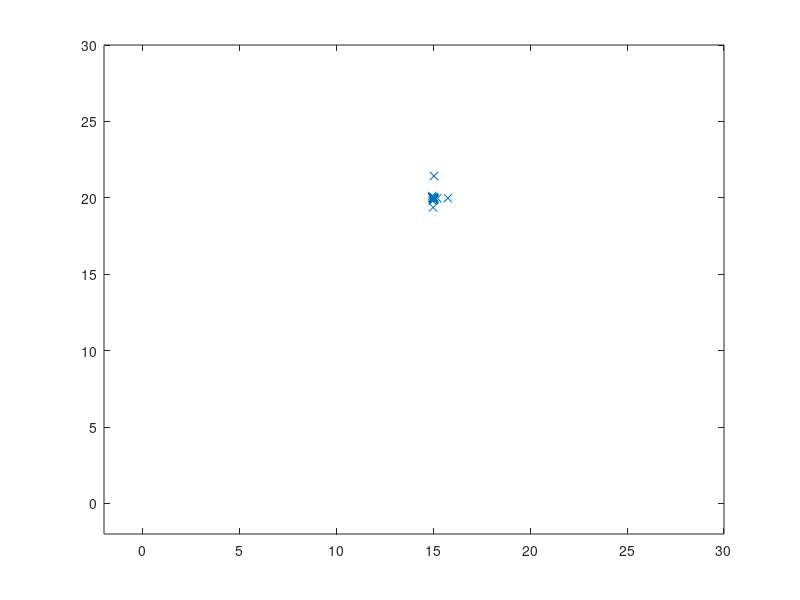

Reproduce this figure in MATLAB.

%%%%%%%% Implementation of (X-15) ^2 + (Y-20) ^2 = 0 to get the optimal 
%%%%%%%solution
clear
clc
iterations = 30;
inertia = 1.0;
correction_factor = 2.0;
swarm_size = 49;
 
% ---- initial swarm position -----
index = 1;
for i = 1 : 7
    for j = 1 : 7
        swarm(index, 1, 1) = i;
        swarm(index, 1, 2) = j;
        index = index + 1;
    end
end
 
swarm(:, 4, 1) = 1000;          % best value so far
swarm(:, 2, :) = 0;             % initial velocity
for iter = 1 : iterations
 
    %-- evaluating position & quality ---
    for i = 1 : swarm_size
        swarm(i, 1, 1) = swarm(i, 1, 1) + swarm(i, 2, 1)/1.3;     %update x position
        swarm(i, 1, 2) = swarm(i, 1, 2) + swarm(i, 2, 2)/1.3;     %update y position
        x = swarm(i, 1, 1);
        y = swarm(i, 1, 2);
 
        val = (x - 15)^2 + (y - 20)^2;          % fitness evaluation (you may replace this objective function with any function having a global minima)
 
        if val < swarm(i, 4, 1)                 % if new position is better
            swarm(i, 3, 1) = swarm(i, 1, 1);    % update best x,
            swarm(i, 3, 2) = swarm(i, 1, 2);    % best y postions
            swarm(i, 4, 1) = val;               % and best value
        end
    end
 
    [temp, gbest] = min(swarm(:, 4, 1));        % global best position
 
    %--- updating velocity vectors
    for i = 1 : swarm_size
        swarm(i, 2, 1) = rand*inertia*swarm(i, 2, 1) + correction_factor*rand*(swarm(i, 3, 1) - swarm(i, 1, 1)) + correction_factor*rand*(swarm(gbest, 3, 1) - swarm(i, 1, 1));   %x velocity component
        swarm(i, 2, 2) = rand*inertia*swarm(i, 2, 2) + correction_factor*rand*(swarm(i, 3, 2) - swarm(i, 1, 2)) + correction_factor*rand*(swarm(gbest, 3, 2) - swarm(i, 1, 2));   %y velocity component
    end
 
    %% Plotting the swarm
    clf
    plot(swarm(:, 1, 1), swarm(:, 1, 2), 'x')   % drawing swarm movements
    axis([-2 30 -2 30]);
pause(.2)
end
